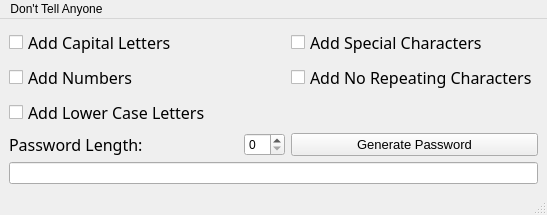
<?xml version="1.0" encoding="UTF-8"?>
<ui version="4.0">
 <class>MainWindow</class>
 <widget class="QMainWindow" name="MainWindow">
  <property name="geometry">
   <rect>
    <x>0</x>
    <y>0</y>
    <width>547</width>
    <height>209</height>
   </rect>
  </property>
  <property name="cursor">
   <cursorShape>ArrowCursor</cursorShape>
  </property>
  <widget class="QWidget" name="centralwidget">
   <layout class="QGridLayout" name="gridLayout">
    <item row="0" column="0">
     <widget class="QCheckBox" name="checkBox_4">
      <property name="baseSize">
       <size>
        <width>0</width>
        <height>0</height>
       </size>
      </property>
      <property name="font">
       <font>
        <family>Century Gothic</family>
        <pointsize>12</pointsize>
       </font>
      </property>
      <property name="text">
       <string>Add Capital Letters</string>
      </property>
     </widget>
    </item>
    <item row="0" column="3">
     <widget class="QCheckBox" name="Special_Characters">
      <property name="font">
       <font>
        <family>Century Gothic</family>
        <pointsize>12</pointsize>
       </font>
      </property>
      <property name="text">
       <string>Add Special Characters</string>
      </property>
     </widget>
    </item>
    <item row="1" column="3">
     <widget class="QCheckBox" name="checkBox_5">
      <property name="font">
       <font>
        <family>Century Gothic</family>
        <pointsize>12</pointsize>
       </font>
      </property>
      <property name="text">
       <string>Add No Repeating Characters</string>
      </property>
     </widget>
    </item>
    <item row="1" column="0">
     <widget class="QCheckBox" name="checkBox_2">
      <property name="font">
       <font>
        <family>Century Gothic</family>
        <pointsize>12</pointsize>
       </font>
      </property>
      <property name="text">
       <string>Add Numbers</string>
      </property>
     </widget>
    </item>
    <item row="2" column="0">
     <widget class="QCheckBox" name="checkBox_3">
      <property name="font">
       <font>
        <family>Century Gothic</family>
        <pointsize>12</pointsize>
       </font>
      </property>
      <property name="text">
       <string>Add Lower Case Letters</string>
      </property>
     </widget>
    </item>
    <item row="3" column="3">
     <widget class="QPushButton" name="generateButton">
      <property name="font">
       <font>
        <pointsize>10</pointsize>
       </font>
      </property>
      <property name="text">
       <string>Generate Password</string>
      </property>
     </widget>
    </item>
    <item row="16" column="0" colspan="4">
     <widget class="QLineEdit" name="lineEdit"/>
    </item>
    <item row="3" column="0" colspan="2">
     <widget class="QLabel" name="label">
      <property name="font">
       <font>
        <family>Century Gothic</family>
        <pointsize>12</pointsize>
       </font>
      </property>
      <property name="text">
       <string>Password Length:</string>
      </property>
     </widget>
    </item>
    <item row="3" column="2">
     <widget class="QSpinBox" name="spinBox"/>
    </item>
   </layout>
  </widget>
  <widget class="QMenuBar" name="menubar">
   <property name="geometry">
    <rect>
     <x>0</x>
     <y>0</y>
     <width>547</width>
     <height>21</height>
    </rect>
   </property>
   <widget class="QMenu" name="menuPassword_Generator">
    <property name="title">
     <string>Don't Tell Anyone</string>
    </property>
    <addaction name="separator"/>
   </widget>
   <addaction name="menuPassword_Generator"/>
  </widget>
  <widget class="QStatusBar" name="statusbar"/>
 </widget>
 <resources/>
 <connections/>
</ui>
